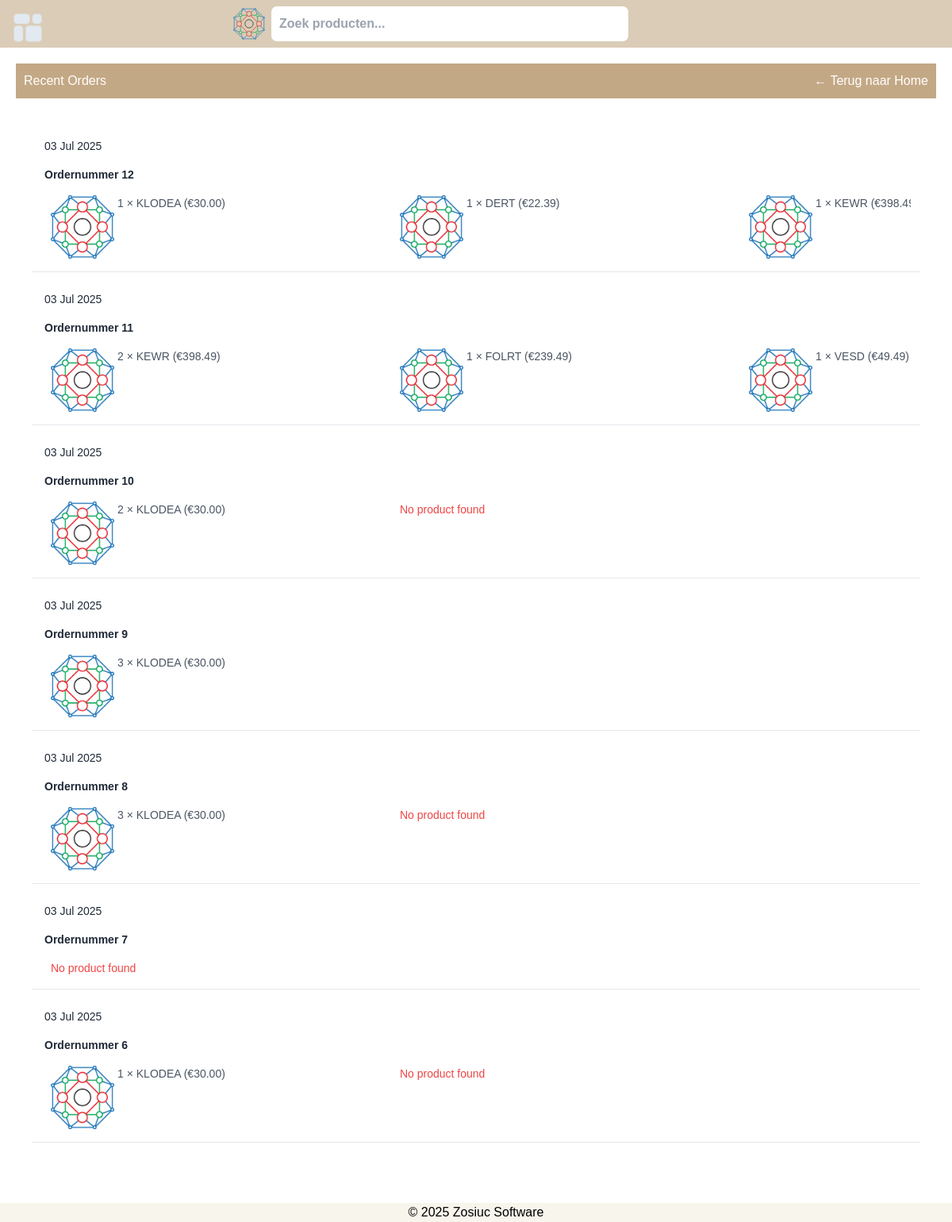
The page /my-orders/ (signed in) on the database as committed earlier.
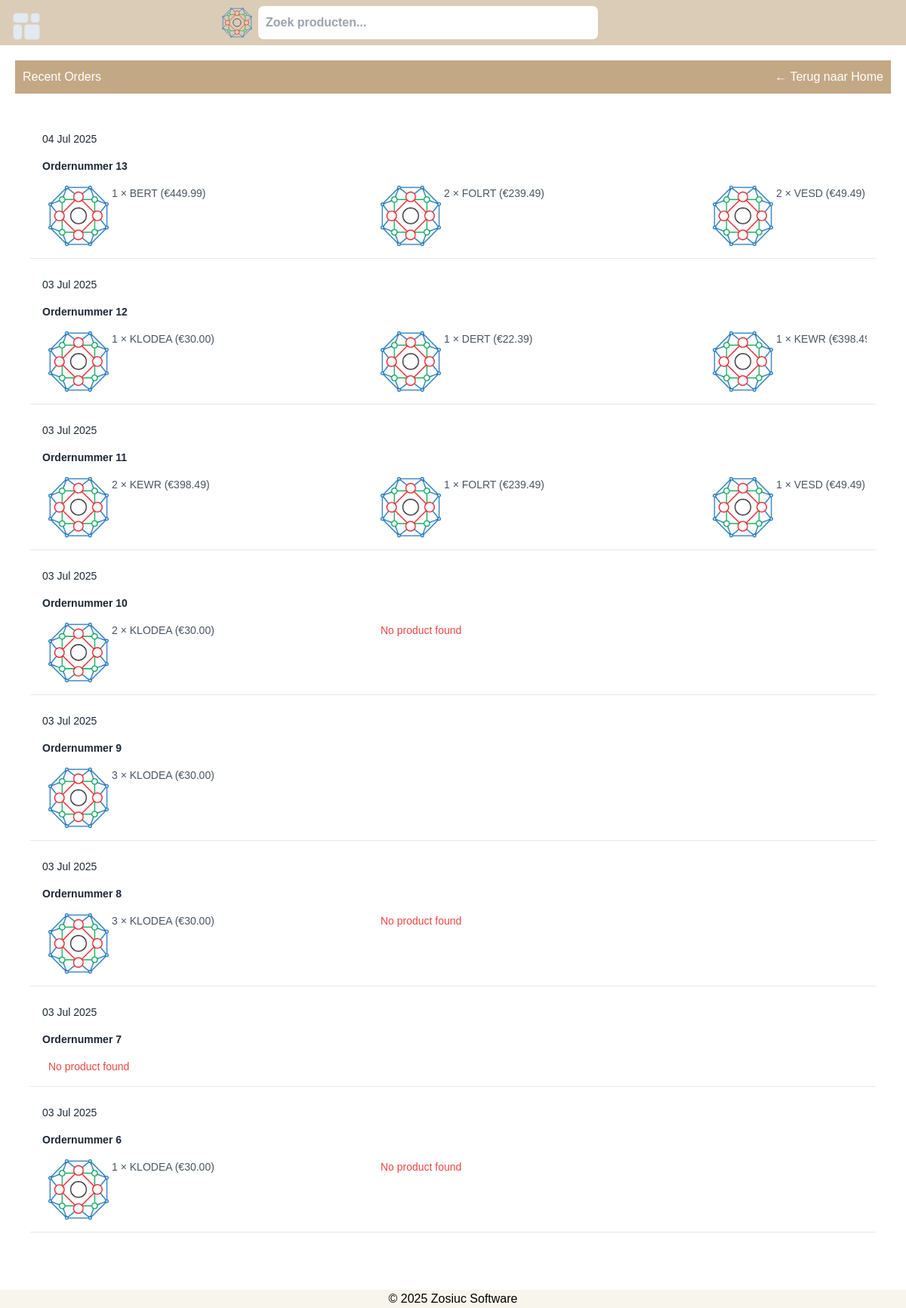
The same page on the database as committed later.
### store/models.py (models this page shows, shortened)
class Order(models.Model):
    user = models.ForeignKey(User, on_delete=models.SET_NULL, null=True, blank=True)
    created_at = models.DateTimeField(auto_now_add=True)
    paid = models.BooleanField(default=False)
    stripe_session_id = models.CharField(max_length=255, blank=True, null=True)

class OrderItem(models.Model):
    order = models.ForeignKey(Order, related_name='items', on_delete=models.CASCADE)
    product = models.ForeignKey('Product', on_delete=models.SET_NULL, null=True)
    quantity = models.PositiveIntegerField()
    price = models.DecimalField(max_digits=10, decimal_places=2)  # prijs op moment van aankoop

class Product(models.Model):
    category = models.ForeignKey(Category, on_delete=models.CASCADE)
    name = models.CharField(max_length=100)
    description = models.TextField(blank=True)
    price = models.DecimalField(max_digits=10, decimal_places=2)
    image = models.ImageField(upload_to='products/', blank=True, null=True)
    created_at = models.DateTimeField(auto_now_add=True)
    updated_at = models.DateTimeField(auto_now=True)
    new = models.BooleanField(default=False)
    def __str__(self):
        if not self.name:
            return 'No Product was found'
        return self.name

### store/views.py (the view)
# urls.py: path('my-orders/', views.my_orders, name='my_orders'),
@login_required
def my_orders(request):
    orders = Order.objects.filter(user=request.user, paid=True).order_by('-created_at')
    return render(request, 'store/my_orders.html', {'orders': orders})

### store/templates/store/my_orders.html (shortened to what this page needs)
{% extends "base.html" %}
{% load static %}
{% block article %}
<nav class="second_header">
    <h1>Recent Orders</h1>
    <a href="{% url 'home' %}">← Terug naar Home</a>
</nav>
<section class="cart_list">
    {% if orders %}
    <ul class="space-y-2 text-sm text-gray-800">
        {% for order in orders %}
        <li class="flex flex-col border-b p-4 gap-4 ">
            {{ order.created_at|date:"d M Y" }}
            <strong>Ordernummer {{ order.id }}</strong>
            <ul class="flex w-full px-[4px] mx-[4px] text-md text-gray-600 gap-[120px] overflow-scroll ">
                {% for item in order.items.all %}
                {% if item.product and item.product.id %}
                <a href="{% url 'product_detail' product_id=item.product.id  %}">
                    <li class="flex flex-row gap-[4px] w-[320px]"><img src="{{ item.product.image.url }}"
                                                                       alt="{{item.product}}" class="w-[80px] "> {{ item.quantity }} × {{ item.product }} (€{{ item.price }})
                    </li>
                </a>
                {% else %}
                <span class="text-red-500">No product found</span>
                {% endif %}
                {% endfor %}
            </ul>
        </li>
        {% endfor %}
    </ul>
    {% else %}
    <p class="">no orders yet</p>
    {% endif %}
</section>
{% endblock article %}

### templates/base.html (shortened to what this page needs)
<!DOCTYPE html>
{% load static %}
<html lang="en" xmlns="http://www.w3.org/1999/html">
<head>
    <link rel="stylesheet" href="{% static 'css/global.css' %}">
    <script src="https://cdn.tailwindcss.com"></script>
</head>
<body>
<header>
    <button type="button" onclick="toggleSide_bar()">
        <img src="{%  static 'images/app.png' %}" alt="aside icon" class="w-[40px]  hover:scale-[1.06] duration-700"/>
    </button>
    <strong>
        <a href="/"><img src="{% static 'images/Icon.svg' %}" alt="zosiuc icon" class="w-[40px]"></a>
        <label class="search">
            <input type="search" id="zoekveld" placeholder="Zoek producten..." class="veld" oninput="zoek()" />
        </label>
    </strong>
</header>
<main >
    <article>
    {% block article %}{% endblock article %}
    </article>
</main>
<footer>
    &copy; 2025 Zosiuc Software
</footer>
</body>
</html>

Rows that differ between the two databases and show on the page:
added Order: created_at "04 Jul 2025", id "13"
added OrderItem: product.image (picture), quantity "1", product "BERT", price "449.99", shown under "04 Jul 2025"
added OrderItem: product.image (picture), quantity "2", product "FOLRT", price "239.49", shown under "04 Jul 2025"
added OrderItem: product.image (picture), quantity "2", product "VESD", price "49.49", shown under "04 Jul 2025"
